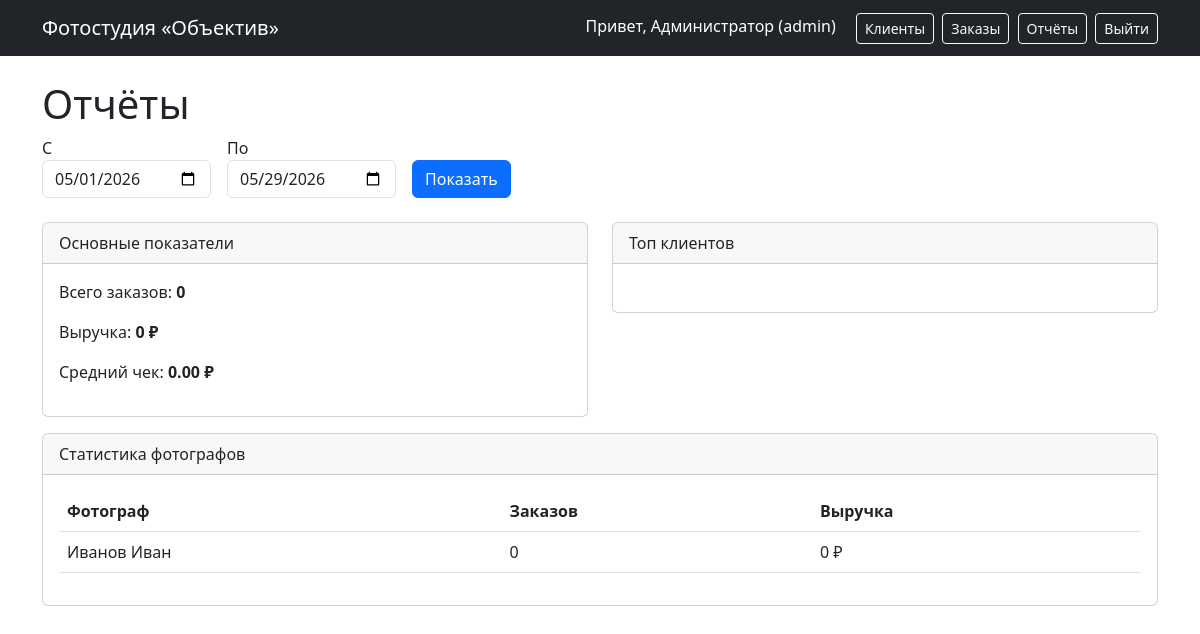
The app's page /reports (signed in) with its own data.
### infrastructure/models.py (models this page shows)
class UserModel(Base):
    __tablename__ = 'users'
    id = Column(Integer, primary_key=True)
    login = Column(String(50), unique=True, nullable=False)
    password_hash = Column(String(200), nullable=False)
    role = Column(String(30), nullable=False)
    full_name = Column(String(100), nullable=False)
    phone = Column(String(20), nullable=False)
    email = Column(String(100), nullable=False)
    created_at = Column(DateTime, default=datetime.now)

### app.py (the view)
        def wrapped(*args, **kwargs):
            user = get_current_user()
            if not user:
                return redirect(url_for('login_page'))
            if role and user.role != role:
                return "Access denied", 403
            return f(*args, **kwargs)

### app.py (called while the page is built)
def get_current_user():
    user_id = session.get('user_id')
    if user_id:
        with db.get_session() as sess:
            repo = SQLAlchemyUserRepository(sess)
            return repo.get_by_id(user_id)
    return None

def login_required(role=None):
    def decorator(f):
        def wrapped(*args, **kwargs):
            user = get_current_user()
            if not user:
                return redirect(url_for('login_page'))
            if role and user.role != role:
                return "Access denied", 403
            return f(*args, **kwargs)
        wrapped.__name__ = f.__name__
        return wrapped
    return decorator

@app.route('/reports')
@login_required()
def reports():
    user = get_current_user()
    start_date = request.args.get('start_date', datetime.now().replace(day=1).strftime('%Y-%m-%d'))
    end_date = request.args.get('end_date', datetime.now().strftime('%Y-%m-%d'))
    with db.get_session() as sess:
        order_repo = SQLAlchemyOrderRepository(sess)
        payment_repo = SQLAlchemyPaymentRepository(sess)
        client_repo = SQLAlchemyClientRepository(sess)
        user_repo = SQLAlchemyUserRepository(sess)
        use_case = GenerateReportUseCase(order_repo, payment_repo, client_repo, user_repo)
        report = use_case.execute(start_date, end_date)
    return render_template('reports.html', user=user, report=report, start_date=start_date, end_date=end_date)

### infrastructure/database.py (called while the page is built)
    def get_session(self):
        return self.SessionLocal()

### infrastructure/repositories.py (called while the page is built)
    def _to_entity(self, model) -> User:
        return User(
            id=model.id,
            login=model.login,
            password_hash=model.password_hash,
            role=UserRole(model.role),
            full_name=model.full_name,
            phone=model.phone,
            email=model.email,
            created_at=model.created_at
        )

    def get_by_id(self, user_id: int) -> Optional[User]:
        model = self.session.query(UserModel).filter(UserModel.id == user_id).first()
        return self._to_entity(model) if model else None

    def get_by_role(self, role: UserRole) -> List[User]:
        models = self.session.query(UserModel).filter(UserModel.role == role.value).all()
        return [self._to_entity(m) for m in models]

    def get_all(self) -> List[Client]:
        models = self.session.query(ClientModel).all()
        return [self._to_entity(m) for m in models]

### templates/reports.html (shortened to what this page needs)
{% extends "base.html" %}
{% block content %}
<h1>Отчёты</h1>
<form method="GET" class="row g-3 mb-4">
    <div class="col-auto"><label>С</label><input type="date" name="start_date" value="{{ start_date }}" class="form-control"></div>
    <div class="col-auto"><label>По</label><input type="date" name="end_date" value="{{ end_date }}" class="form-control"></div>
    <div class="col-auto"><button type="submit" class="btn btn-primary mt-4">Показать</button></div>
</form>
<div class="row">
    <div class="col-md-6">
        <div class="card"><div class="card-header">Основные показатели</div>
        <div class="card-body">
            <p>Всего заказов: <strong>{{ report.total_orders }}</strong></p>
            <p>Выручка: <strong>{{ report.total_revenue }} ₽</strong></p>
            <p>Средний чек: <strong>{{ "%.2f"|format(report.avg_order_value) }} ₽</strong></p>
        </div></div>
    </div>
    <div class="col-md-6">
        <div class="card"><div class="card-header">Топ клиентов</div>
        <div class="card-body">
        </div></div>
    </div>
</div>
<div class="card mt-3"><div class="card-header">Статистика фотографов</div>
<div class="card-body">
    <table class="table"><thead><tr><th>Фотограф</th><th>Заказов</th><th>Выручка</th></tr></thead>
    <tbody>{% for stat in report.photographer_stats %}<tr><td>{{ stat.name }}</td><td>{{ stat.orders_count }}</td><td>{{ stat.revenue }} ₽</td></tr>{% endfor %}</tbody>
    </table>
</div></div>
{% endblock %}

### templates/base.html (shortened to what this page needs)
<!DOCTYPE html>
<html lang="ru">
<head>
    <link href="https://cdn.jsdelivr.net/npm/bootstrap@5.3.0/dist/css/bootstrap.min.css" rel="stylesheet">
</head>
<body>
    <nav class="navbar navbar-dark bg-dark">
        <div class="container">
            <a class="navbar-brand" href="{{ url_for('dashboard') }}">Фотостудия «Объектив»</a>
            <div>
                {% if user %}
                <span class="text-white me-3">Привет, {{ user.full_name }} ({{ user.role.value }})</span>
                <a href="{{ url_for('clients_list') }}" class="btn btn-outline-light btn-sm me-1">Клиенты</a>
                <a href="{{ url_for('orders_list') }}" class="btn btn-outline-light btn-sm me-1">Заказы</a>
                <a href="{{ url_for('reports') }}" class="btn btn-outline-light btn-sm me-1">Отчёты</a>
                <a href="{{ url_for('logout') }}" class="btn btn-outline-light btn-sm">Выйти</a>
                {% endif %}
            </div>
        </div>
    </nav>
    <div class="container mt-4">
        {% block content %}{% endblock %}
    </div>
</body>
</html>

### records on screen
UserModel: full_name "Администратор"
UserModel: name "Иванов Иван", orders_count "0", revenue "0"

### other values on screen
{{ user.role.value }} "admin"
{{ report.total_orders }} "0"
{{ report.total_revenue }} "0"
{{ "%.2f"|format(report.avg_order_value) }} "0.00"
